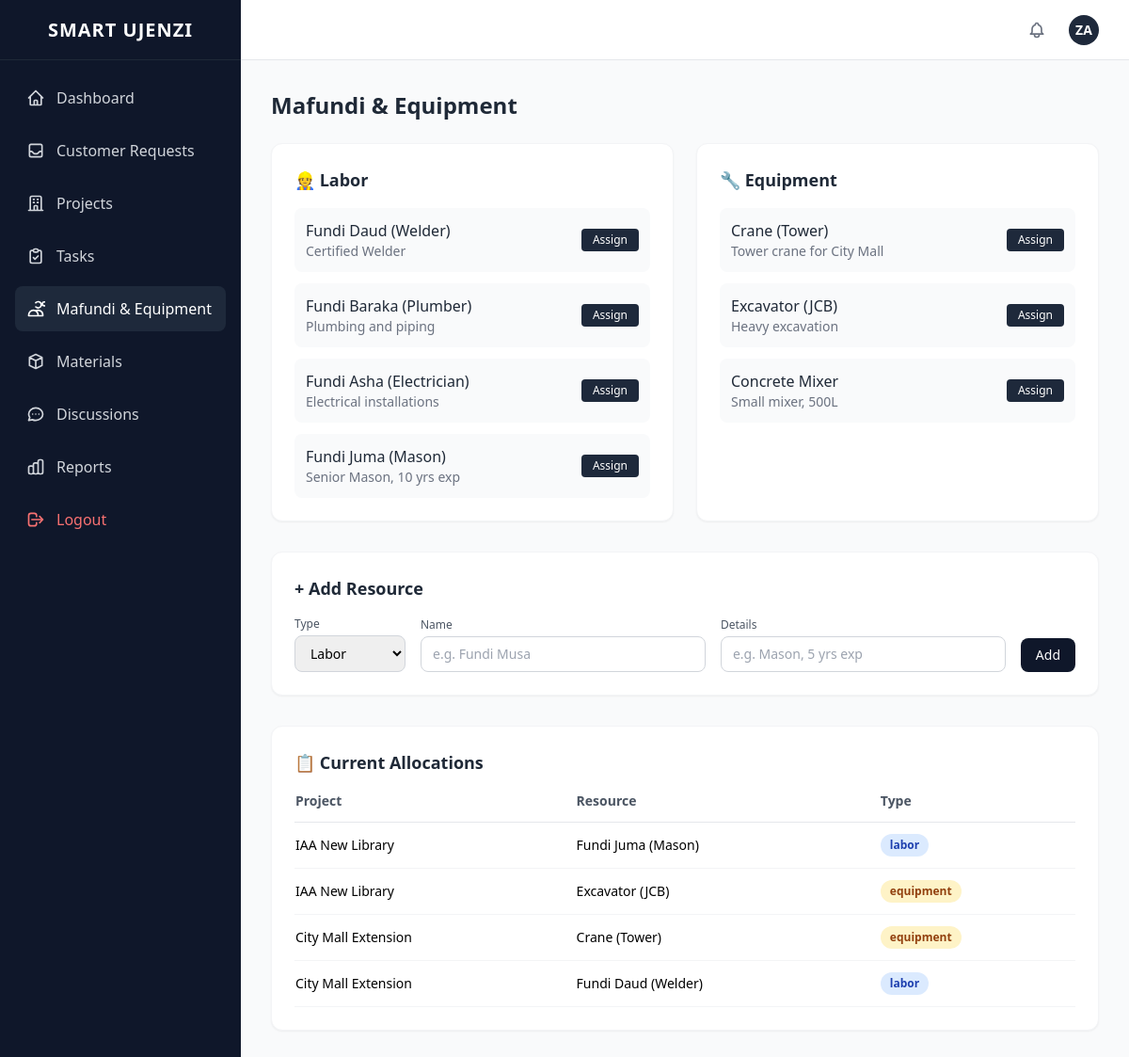
/workers.php (signed in), run on the app's committed database.
### tables this page shows
CREATE TABLE resources (
    id INT AUTO_INCREMENT PRIMARY KEY,
    type VARCHAR(50) NOT NULL,                
    name VARCHAR(255) NOT NULL,               
    details TEXT                              
);

CREATE TABLE allocations (
    id INT AUTO_INCREMENT PRIMARY KEY,
    project_id INT NOT NULL,                  
    type VARCHAR(50) NOT NULL,                
    item_id INT NOT NULL,                     
    quantity INT DEFAULT 1,                   
    FOREIGN KEY(project_id) REFERENCES projects(id)
);

CREATE TABLE projects (
    id INT AUTO_INCREMENT PRIMARY KEY,
    name VARCHAR(255) NOT NULL,
    description TEXT,
    status VARCHAR(50) DEFAULT 'Pending',
    project_manager_id INT,
    customer_id INT,
    start_date DATE,
    end_date DATE,
    FOREIGN KEY(project_manager_id) REFERENCES users(id)
);

### includes/config.php (called while the page is built, shortened)
<?php
function getDB(): PDO {
    static $pdo = null;
    if ($pdo === null) {
        try {
            $dsn = DB_SOCKET && DB_USER === ''
                ? "mysql:unix_socket=" . DB_SOCKET . ";dbname=" . DB_NAME . ";charset=utf8mb4"
                : "mysql:host=" . DB_HOST . ";dbname=" . DB_NAME . ";charset=utf8mb4";
            $pdo = new PDO($dsn, DB_USER, DB_PASS, [
                PDO::ATTR_ERRMODE => PDO::ERRMODE_EXCEPTION,
                PDO::ATTR_DEFAULT_FETCH_MODE => PDO::FETCH_ASSOC,
            ]);
        } catch (PDOException $e) {
            if (APP_ENV === 'production') {
                die('Database connection failed. Please check your configuration.');
            }
            throw $e;
        }
    }
    return $pdo;
}

### includes/functions.php (called while the page is built, shortened)
<?php
require_once __DIR__ . '/config.php';
function runQuery(string $sql, array $params = []): array {
    $stmt = getDB()->prepare($sql);
    $stmt->execute($params);
    return $stmt->fetchAll();
}

### workers.php (the view, shortened to what this page needs)
<?php
require_once __DIR__ . '/includes/functions.php';
require_once __DIR__ . '/includes/header.php';
$resources = runQuery('SELECT * FROM resources ORDER BY id DESC');
$labor = array_filter($resources, fn($r) => $r['type'] === 'labor');
$equipment = array_filter($resources, fn($r) => $r['type'] === 'equipment');
$allocations = runQuery('SELECT a.*, r.name as resource_name, r.type as resource_type, p.name as project_name FROM allocations a JOIN resources r ON a.item_id = r.id AND a.type = "resource" JOIN projects p ON a.project_id = p.id');
?>
<div class="grid grid-cols-1 lg:grid-cols-2 gap-6 mb-8">
    <div class="bg-white rounded-xl shadow-sm border border-gray-100 p-6">
        <h3 class="text-lg font-bold text-gray-800 mb-4">👷 Labor</h3>
        <div class="space-y-3">
            <?php foreach ($labor as $l): ?>
            <div class="flex items-center justify-between p-3 bg-gray-50 rounded-lg">
                <div>
                    <p class="font-medium text-gray-800"><?= htmlspecialchars($l['name']) ?></p>
                    <p class="text-sm text-gray-500"><?= htmlspecialchars($l['details'] ?? '') ?></p>
                </div>
                <button onclick="openModal('alloc-modal-<?= $l['id'] ?>')" class="text-xs px-3 py-1 bg-slate-800 text-white rounded hover:bg-slate-700">Assign</button>
            </div>
            <?php endforeach; ?>
        </div>
    </div>
    <div class="bg-white rounded-xl shadow-sm border border-gray-100 p-6">
        <h3 class="text-lg font-bold text-gray-800 mb-4">🔧 Equipment</h3>
        <div class="space-y-3">
            <?php foreach ($equipment as $e): ?>
            <div class="flex items-center justify-between p-3 bg-gray-50 rounded-lg">
                <div>
                    <p class="font-medium text-gray-800"><?= htmlspecialchars($e['name']) ?></p>
                    <p class="text-sm text-gray-500"><?= htmlspecialchars($e['details'] ?? '') ?></p>
                </div>
                <button onclick="openModal('alloc-modal-<?= $e['id'] ?>')" class="text-xs px-3 py-1 bg-slate-800 text-white rounded hover:bg-slate-700">Assign</button>
            </div>
            <?php endforeach; ?>
        </div>
    </div>
</div>
<div class="bg-white rounded-xl shadow-sm border border-gray-100 p-6 mb-8">
    <h3 class="text-lg font-bold text-gray-800 mb-4">+ Add Resource</h3>
    <form method="POST" class="flex flex-wrap gap-4 items-end">
        <div>
            <label class="block text-xs font-medium text-gray-600 mb-1">Type</label>
            <select name="type" class="w-full px-3 py-2 border border-gray-300 rounded-lg text-sm focus:outline-none focus:ring-2 focus:ring-slate-500">
                <option value="labor">Labor</option>
            </select>
        </div>
        <div class="flex-1 min-w-[200px]">
            <label class="block text-xs font-medium text-gray-600 mb-1">Name</label>
            <input type="text" name="name" required class="w-full px-3 py-2 border border-gray-300 rounded-lg text-sm focus:outline-none focus:ring-2 focus:ring-slate-500" placeholder="e.g. Fundi Musa">
        </div>
        <div class="flex-1 min-w-[200px]">
            <label class="block text-xs font-medium text-gray-600 mb-1">Details</label>
            <input type="text" name="details" class="w-full px-3 py-2 border border-gray-300 rounded-lg text-sm focus:outline-none focus:ring-2 focus:ring-slate-500" placeholder="e.g. Mason, 5 yrs exp">
        </div>
        <button type="submit" class="px-4 py-2 bg-slate-900 text-white rounded-lg hover:bg-slate-800 text-sm">Add</button>
    </form>
</div>
<div class="bg-white rounded-xl shadow-sm border border-gray-100 p-6">
    <h3 class="text-lg font-bold text-gray-800 mb-4">📋 Current Allocations</h3>
    <div class="overflow-x-auto">
        <table class="w-full text-sm">
            <thead>
                <tr class="border-b border-gray-200 text-left">
                    <th class="pb-3 font-semibold text-gray-600">Project</th>
                    <th class="pb-3 font-semibold text-gray-600">Resource</th>
                    <th class="pb-3 font-semibold text-gray-600">Type</th>
                </tr>
            </thead>
            <tbody>
                <?php foreach ($allocations as $a): ?>
                <tr class="border-b border-gray-100">
                    <td class="py-3"><?= htmlspecialchars($a['project_name']) ?></td>
                    <td class="py-3"><?= htmlspecialchars($a['resource_name']) ?></td>
                    <td class="py-3"><span class="badge <?= $a['resource_type'] === 'labor' ? 'badge-blue' : 'badge-amber' ?>"><?= $a['resource_type'] ?></span></td>
                </tr>
                <?php endforeach; ?>
            </tbody>
        </table>
    </div>
</div>
<?php require_once __DIR__ . '/includes/footer.php'; ?>

### assets/css/style.css (style rules this page uses)
.badge { display: inline-flex; align-items: center; padding: 2px 10px; border-radius: 9999px; font-size: 0.75rem; font-weight: 600; }
.badge-blue { background-color: #dbeafe; color: #1e40af; }
.badge-amber { background-color: #fef3c7; color: #92400e; }

### data on the page
resources: name "Fundi Daud (Welder)", details "Certified Welder"
resources: name "Fundi Baraka (Plumber)", details "Plumbing and piping"
resources: name "Fundi Asha (Electrician)", details "Electrical installations"
resources: name "Fundi Juma (Mason)", details "Senior Mason, 10 yrs exp"
resources: name "Crane (Tower)", details "Tower crane for City Mall"
resources: name "Excavator (JCB)", details "Heavy excavation"
resources: name "Concrete Mixer", details "Small mixer, 500L"
allocations: project.name "IAA New Library", resources.name "Fundi Juma (Mason)", resources.type "labor"
allocations: project.name "IAA New Library", resources.name "Excavator (JCB)", resources.type "equipment"
allocations: project.name "City Mall Extension", resources.name "Crane (Tower)", resources.type "equipment"
allocations: project.name "City Mall Extension", resources.name "Fundi Daud (Welder)", resources.type "labor"

### other printed values
$item['name'] "Dashboard"
$item['name'] "Customer Requests"
$item['name'] "Projects"
$item['name'] "Tasks"
$item['name'] "Mafundi & Equipment"
$item['name'] "Materials"
$item['name'] "Discussions"
$item['name'] "Reports"
substr($userName, 0, 2) "ZA"
$pageTitle "Mafundi & Equipment"
